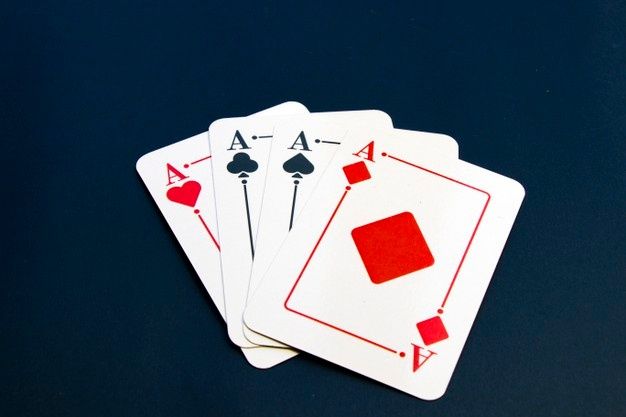
#> input picture Resources/Images/cards.jpg, 626 x 417 px, found by its file name
$ python wrap_prespective.py
#> lines starting #> are read from the running program, lines starting #| are printed output that depends on the picture
import cv2 as cv
import numpy as np

img = cv.imread("F:\OpenCV\Learning-Basics\Resources\Images\cards.jpg")
#> img is the input picture: shape (417, 626, 3); mean B, G, R 100.3, 85.8, 72.3
cv.imshow("Image", img)

width, height = 250, 350 # Normal Playing Card Dimensions

pts1 = np.float32([[356,125], [520,190], [430,400], [240,324]])
pts2 = np.float32([[0,0], [width, 0], [width,height], [0, height]])

matrix = cv.getPerspectiveTransform(pts1, pts2)
imgOutput = cv.warpPerspective(img, matrix, (width, height))
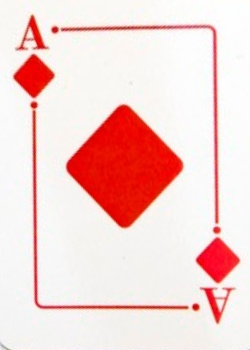
#> imgOutput: shape (350, 250, 3); mean B, G, R 209.3, 211.8, 244.9
cv.imshow("Wrap Perspective Image", imgOutput)

cv.waitKey(0)
